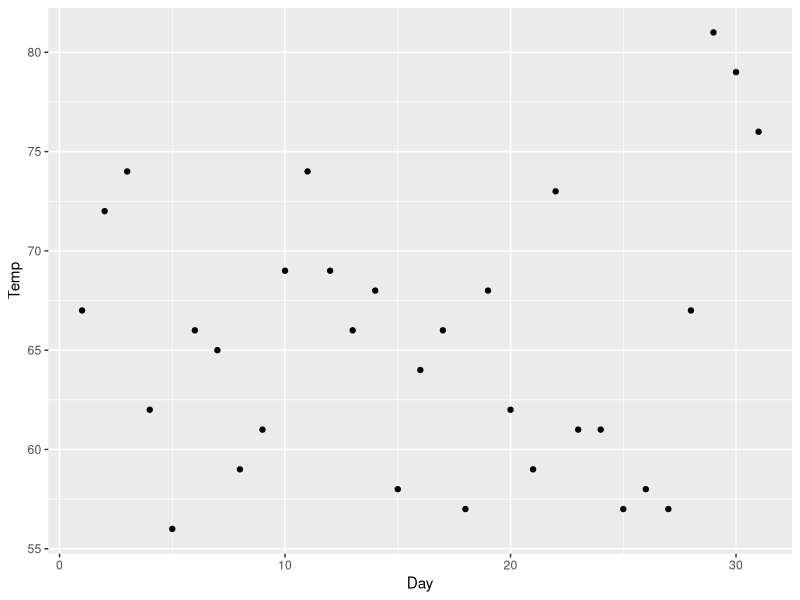
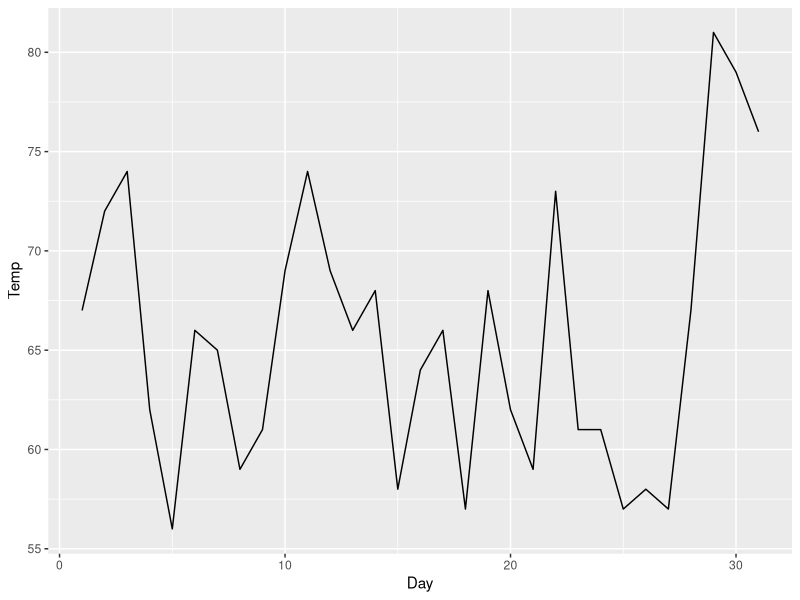
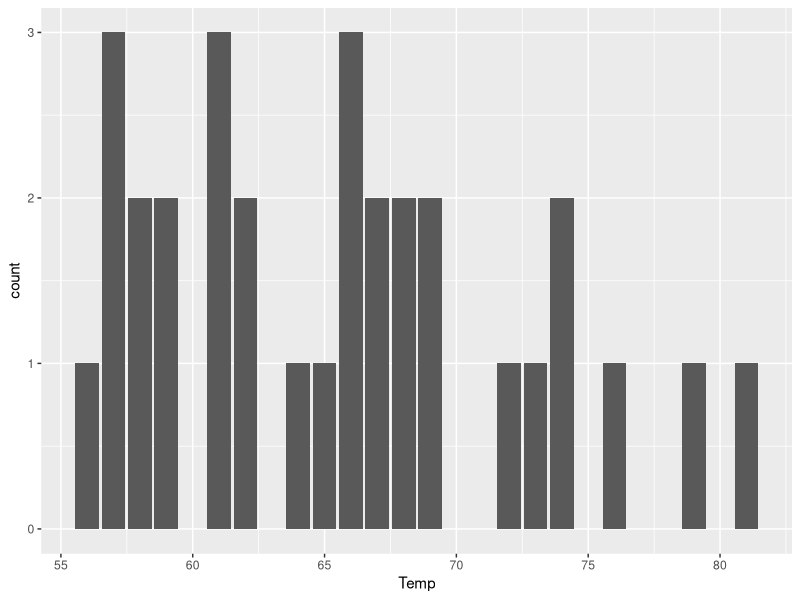
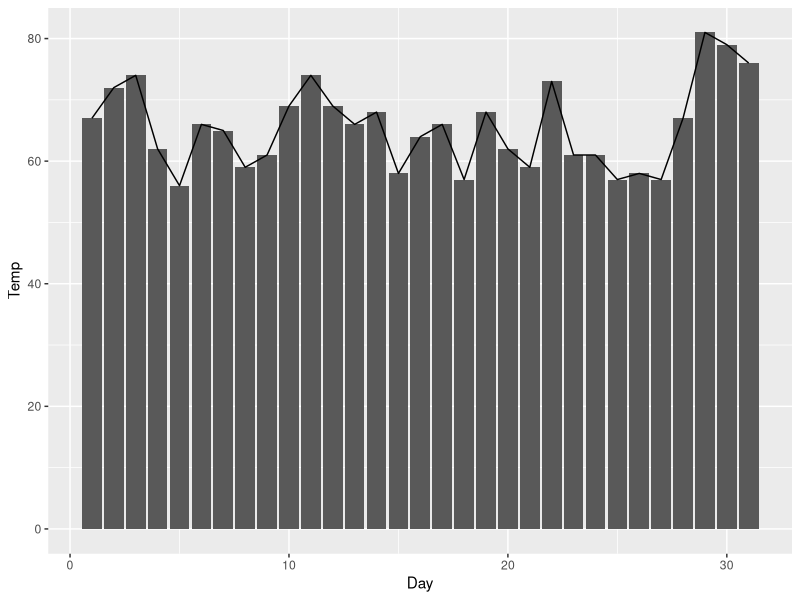

The R script that drew these images, in order:
## ---- chunk 1
library(dplyr)
library(ggplot2)

## ---- chunk 2
base <- airquality
head(base)

## ---- chunk 3

dados_mes5 <- base %>% filter( Month == 5 )

g <- ggplot( dados_mes5 , aes ( Day , Temp ))

#Gráfico de ponto
g + geom_point()

#Gráfico de linha
g + geom_line()



## ---- chunk 4

#histograma
g <- ggplot( dados_mes5 , aes ( Temp ))
g + geom_bar()
## ---- chunk 5


g <- ggplot( dados_mes5 , aes ( Day , Temp ))
g + geom_bar( stat = "identity") + geom_line()
